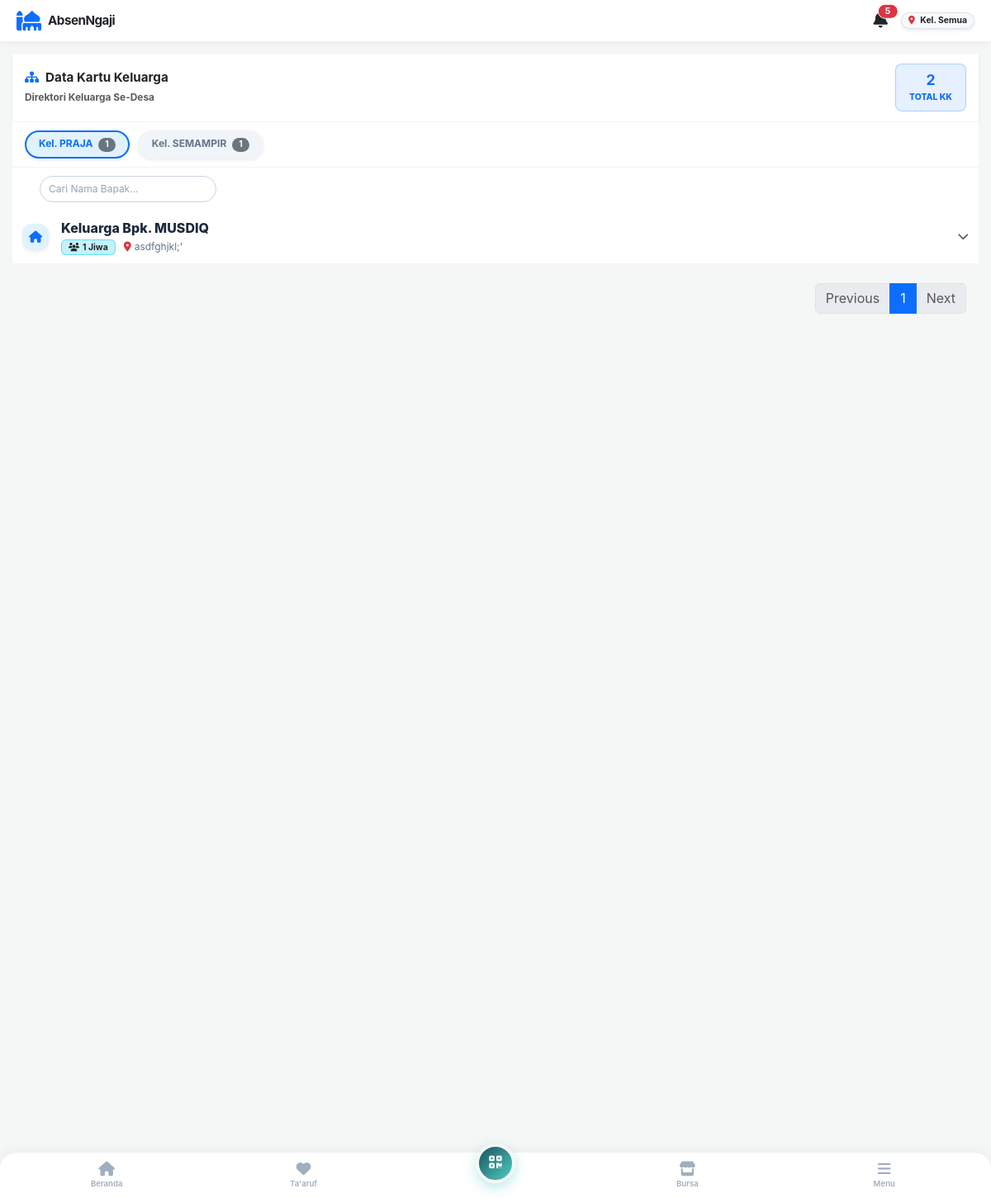
The page /aplikasi_absensi/data_kk.php (signed in) on the database its author committed.
### tables this page shows
CREATE TABLE `biodata_jamaah` (
  `id_biodata` int(11) NOT NULL,
  `id_user` int(11) DEFAULT NULL,
  `jenjang` enum('Umum','Muda/i','Remaja','Pra Remaja','Caberawit') NOT NULL,
  `nama_lengkap` varchar(150) NOT NULL,
  `nama_panggilan` varchar(50) DEFAULT NULL,
  `jenis_kelamin` enum('L','P') DEFAULT NULL,
  `status_pernikahan` enum('Belum Menikah','Menikah','Pernah Menikah') DEFAULT NULL,
  `is_siap_nikah` tinyint(1) DEFAULT 0,
  `target_menikah` varchar(50) DEFAULT NULL,
  `kriteria_idaman` text DEFAULT NULL,
  `id_kepala_keluarga` int(11) DEFAULT NULL,
  `status_keluarga` enum('Kepala Keluarga','Istri','Anak','Lainnya') DEFAULT NULL,
  `no_hp` varchar(20) DEFAULT NULL,
  `alamat_asal` text DEFAULT NULL,
  `foto` varchar(255) DEFAULT NULL,
  `tempat_lahir` varchar(100) DEFAULT NULL,
  `tanggal_lahir` date DEFAULT NULL,
  `alamat_surabaya` text DEFAULT NULL,
  `nama_ortu` varchar(150) DEFAULT NULL,
  `hp_ortu` varchar(20) DEFAULT NULL,
  `status_ortu` enum('Jamaah','Belum') DEFAULT NULL,
  `tempat_sambung_ortu` varchar(150) DEFAULT NULL,
  `darurat_nama` varchar(150) DEFAULT NULL,
  `darurat_hubungan` varchar(50) DEFAULT NULL,
  `darurat_hp` varchar(20) DEFAULT NULL,
  `status_mubaligh` enum('MT','Non MT') DEFAULT NULL,
  `kegiatan_surabaya` enum('Bekerja','Kuliah','Lainnya') DEFAULT NULL,
  `tempat_kerja` varchar(150) DEFAULT NULL,
  `alamat_kerja` text DEFAULT NULL,
  `universitas` varchar(150) DEFAULT NULL,
  `jurusan` varchar(100) DEFAULT NULL,
  `angkatan` varchar(10) DEFAULT NULL,
  `hobi` varchar(255) DEFAULT NULL,
  `created_at` timestamp NOT NULL DEFAULT current_timestamp()
);

CREATE TABLE `users` (
  `id_user` int(11) NOT NULL,
  `username` varchar(50) NOT NULL,
  `password` varchar(255) DEFAULT NULL,
  `nama_lengkap` varchar(100) NOT NULL,
  `jabatan` varchar(50) DEFAULT NULL,
  `level` varchar(50) DEFAULT 'karyawan',
  `created_at` timestamp NOT NULL DEFAULT current_timestamp(),
  `kelompok` enum('Semampir','Keputih','Praja','Semua') DEFAULT 'Semua',
  `tgl_buat_akun` datetime NOT NULL DEFAULT current_timestamp(),
  `tgl_daftar` datetime DEFAULT current_timestamp()
);

### aplikasi_absensi/data_kk.php (the view, shortened to what this page needs)
<?php
include 'koneksi.php';
$level = $_SESSION['level'];
$kelompok = $_SESSION['kelompok'];
$is_pusat = in_array($level, ['superadmin', 'admin_desa', 'keimaman_desa']);
if ($is_pusat || $kelompok == 'Semua' || empty($kelompok)) {
    $filter_wilayah = "1";
} else {
    $filter_wilayah = "u.kelompok = '$kelompok'";
}
$query_kk = mysqli_query($conn, "
    SELECT b.*, u.kelompok
    FROM biodata_jamaah b
    JOIN users u ON b.id_user = u.id_user
    WHERE b.status_keluarga = 'Kepala Keluarga' AND ($filter_wilayah)
    ORDER BY u.kelompok ASC, b.nama_lengkap ASC
");
$data_keluarga = [];
$grouped_data = [];
while($kk = mysqli_fetch_assoc($query_kk)) {
    $id_kk = $kk['id_user'];
    $kel_kk = $kk['kelompok'];
    $kk['anggota'] = [];
    $q_anggota = mysqli_query($conn, "
        SELECT b.*, u.kelompok
        FROM biodata_jamaah b
        JOIN users u ON b.id_user = u.id_user
        WHERE b.id_kepala_keluarga = '$id_kk'
        ORDER BY FIELD(b.status_keluarga, 'Istri', 'Anak', 'Lainnya'), b.nama_lengkap ASC
    ");
    while($ang = mysqli_fetch_assoc($q_anggota)) {
        $kk['anggota'][] = $ang;
    }
    $data_keluarga[] = $kk;
    $grouped_data[$kel_kk][] = $kk;
}
$list_kelompok = empty($grouped_data) ? [] : array_keys($grouped_data);
sort($list_kelompok);
?>
<!DOCTYPE html>
<html lang="id">
<head>
    <link href="https://cdn.jsdelivr.net/npm/bootstrap@5.3.0/dist/css/bootstrap.min.css" rel="stylesheet">
    <link rel="stylesheet" href="https://cdnjs.cloudflare.com/ajax/libs/font-awesome/6.4.0/css/all.min.css">
    <link rel="stylesheet" href="https://cdn.datatables.net/1.13.6/css/dataTables.bootstrap5.min.css">
</head>
<body>
<?php include 'sidebar.php'; ?>
<div class="main-content">
    <div class="header-title shadow-sm">
        <div>
            <h5 class="fw-bold mb-1 text-dark"><i class="fa fa-sitemap text-primary me-2"></i>Data Kartu Keluarga</h5>
            <small class="text-muted fw-bold">Direktori Keluarga <?= $is_pusat ? 'Se-Desa' : 'Kel. '.$kelompok; ?></small>
        </div>
        <div class="bg-primary bg-opacity-10 text-primary px-3 py-2 rounded-3 text-center border border-primary border-opacity-25">
            <h4 class="fw-bold mb-0"><?= count($data_keluarga); ?></h4>
            <span style="font-size: 0.65rem; font-weight: 800;">TOTAL KK</span>
        </div>
    </div>
    <?php if($is_pusat && count($list_kelompok) > 0): ?>
        <div class="nav nav-pills-scroll" id="pills-kelompok" role="tablist">
            <?php $first_k = true; foreach($list_kelompok as $k): ?>
                <button class="nav-link shadow-sm <?= $first_k ? 'active' : ''; ?>" id="pills-<?= md5($k); ?>-tab" data-bs-toggle="pill" data-bs-target="#pills-<?= md5($k); ?>" type="button" role="tab">
                    Kel. <?= strtoupper($k); ?> <span class="badge bg-secondary ms-1 rounded-pill"><?= count($grouped_data[$k]); ?></span>
                </button>
            <?php $first_k = false; endforeach; ?>
        </div>
    <?php endif; ?>
    <div class="tab-content" id="pills-tabContent">
        <?php
        $first_k = true;
        foreach($list_kelompok as $k):
            $data_tabel = $grouped_data[$k];
        ?>
        <div class="tab-pane fade <?= $first_k ? 'show active' : ''; ?>" id="pills-<?= md5($k); ?>" role="tabpanel">
            <table class="table tabel-kk" style="width:100%">
                <tbody>
                    <?php foreach($data_tabel as $kk):
                        $jml_anggota = count($kk['anggota']) + 1;
                    ?>
                    <tr>
                        <td>
                            <div class="kk-card">
                                <div class="kk-header" data-bs-toggle="collapse" data-bs-target="#fam-<?= $kk['id_user']; ?>">
                                    <div class="d-flex align-items-center w-100">
                                        <div class="kk-icon shadow-sm"><i class="fa fa-home"></i></div>
                                        <div class="kk-info">
                                            <div class="kk-name">Keluarga Bpk. <?= strtoupper($kk['nama_lengkap']); ?></div>
                                            <div class="kk-meta">
                                                <span class="badge bg-info text-dark bg-opacity-25 border border-info border-opacity-50"><i class="fa fa-users me-1"></i><?= $jml_anggota; ?> Jiwa</span>
                                                <span class="text-truncate" style="max-width: 150px;"><i class="fa fa-map-marker-alt text-danger me-1"></i><?= !empty($kk['alamat_asal']) ? htmlspecialchars($kk['alamat_asal']) : 'Alamat Kosong'; ?></span>
                                            </div>
                                        </div>
                                    </div>
                                    <div class="text-muted ps-2"><i class="fa fa-chevron-down toggle-icon"></i></div>
                                </div>
                            </div>
                        </td>
                    </tr>
                    <?php endforeach; ?>
                </tbody>
            </table>
        </div>
        <?php $first_k = false; endforeach; ?>
    </div>
</div>
</body>
</html>

### aplikasi_absensi/sidebar.php (shortened to what this page needs)
<?php
$current_page = basename($_SERVER['PHP_SELF']);
$lvl_sidebar = isset($_SESSION['level']) ? $_SESSION['level'] : 'karyawan';
$id_user_sidebar = isset($_SESSION['id_user']) ? $_SESSION['id_user'] : 0;
$q_utama = mysqli_query($conn, "
    SELECT u.level, u.kelompok, b.jenjang, b.status_pernikahan, b.foto, b.tempat_lahir, b.no_hp, b.alamat_surabaya
    FROM users u
    LEFT JOIN biodata_jamaah b ON u.id_user = b.id_user
    WHERE u.id_user = '$id_user_sidebar'
");
$d_utama = mysqli_fetch_assoc($q_utama);
$jml_notif = 0;
if(isset($conn)) {
    $q_notif = mysqli_query($conn, "SELECT COUNT(*) as total FROM notifikasi WHERE id_user = '$id_user_sidebar' AND is_read = 0");
    if($q_notif) {
        $notif_data = mysqli_fetch_assoc($q_notif);
        $jml_notif = $notif_data['total'];
    }
}
$akses_semua_pengurus = ['superadmin', 'admin_desa', 'admin', 'keimaman_desa', 'keimaman', 'ketua_mudai_desa', 'admin_mudai_desa', 'ketua_mudai', 'admin_mudai', 'admin_remaja', 'admin_praremaja', 'admin_caberawit'];
?>
<link rel="stylesheet" href="style_mobile.css">
<div class="app-topbar">
    <div class="d-flex align-items-center">
        <i class="fa fa-mosque fs-4 text-primary me-2"></i>
        <h5 class="fw-bold text-dark mb-0" style="letter-spacing: -0.5px;">AbsenNgaji</h5>
    </div>
    <div class="d-flex align-items-center gap-3">
        <a href="notifikasi.php" class="text-dark text-decoration-none position-relative">
            <i class="fa fa-bell fs-5"></i>
            <?php if($jml_notif > 0): ?>
                <span class="position-absolute top-0 start-100 translate-middle badge rounded-pill bg-danger border border-white" style="font-size: 0.6rem; padding: 3px 5px;">
                    <?= $jml_notif; ?>
                </span>
            <?php endif; ?>
        </a>
        <span class="badge bg-light text-dark border shadow-sm px-3 py-2 rounded-pill">
            <i class="fa fa-map-marker-alt text-danger me-1"></i> Kel. <?= $d_utama['kelompok']; ?>
        </span>
    </div>
</div>
<div class="app-bottom-nav">
    <a href="dashboard.php" class="nav-item <?= ($current_page == 'dashboard.php') ? 'active' : ''; ?>">
        <i class="fa fa-home"></i><span>Beranda</span>
    </a>
    <a href="bursa_taaruf.php" class="nav-item <?= ($current_page == 'bursa_taaruf.php' || $current_page == 'pantau_taaruf.php') ? 'active text-danger' : ''; ?>">
        <i class="fa fa-heart"></i><span>Ta'aruf</span>
    </a>
    <?php if(in_array($lvl_sidebar, $akses_semua_pengurus)): ?>
        <a href="scan.php" class="nav-item nav-fab"><i class="fa fa-qrcode"></i></a>
    <?php else: ?>
        <a href="isi_biodata.php" class="nav-item nav-fab <?= ($current_page == 'isi_biodata.php') ? 'shadow-lg' : ''; ?>">
            <i class="fa fa-user"></i>
        </a>
    <?php endif; ?>
    <a href="bursa_usaha.php" class="nav-item <?= ($current_page == 'bursa_usaha.php') ? 'active' : ''; ?>">
        <i class="fa fa-store"></i><span>Bursa</span>
    </a>
    <a href="#offcanvasMenu" data-bs-toggle="offcanvas" class="nav-item">
        <i class="fa fa-bars"></i><span>Menu</span>
    </a>
</div>

### aplikasi_absensi/style_mobile.css (style rules this page uses)
body { font-size: 0.85rem !important; line-height: 1.4 !important; }
.app-bottom-nav { height: 55px !important; }
.nav-item i { font-size: 1.1rem !important; margin-bottom: 2px !important; }
.nav-item span { font-size: 0.6rem !important; }
.nav-fab { width: 48px !important; height: 48px !important; font-size: 1.2rem !important; transform: translateY(-15px) !important; }
h4, .h4 { font-size: 1.1rem !important; }
h5, .h5 { font-size: 0.95rem !important; }
.app-topbar { height: 50px !important; }
body { padding-top: 50px !important; padding-bottom: 65px !important; }
.header-title, .header-taaruf { padding: 12px 15px !important; }
.jamaah-item, .list-item-card, .kk-header, .rapor-item, .menu-list-item { padding: 10px 12px !important; }
.kk-icon, .menu-icon { width: 32px !important; height: 32px !important; font-size: 0.9rem !important; }
.badge { padding: 3px 8px !important; font-size: 0.65rem !important; }
.nav-pills-scroll .nav-link { padding: 6px 15px !important; font-size: 0.75rem !important; }

### aplikasi_absensi/data_kk.php (style rules this page uses)
body { background: #f8fafc; font-family: 'Inter', sans-serif; }
.main-content { padding: 0 !important; padding-bottom: 90px !important; }
.header-title { background: #fff; padding: 20px; display: flex; justify-content: space-between; align-items: center; border-bottom: 1px solid #f1f5f9; }
.nav-pills-scroll { display: flex; flex-wrap: nowrap; overflow-x: auto; padding: 10px 15px; scroll-behavior: smooth; -webkit-overflow-scrolling: touch; border-bottom: 1px solid #f1f5f9; background: #fff; }
.nav-pills-scroll .nav-link { white-space: nowrap; border-radius: 20px; padding: 8px 20px; font-weight: 700; color: #64748b; background: #f1f5f9; margin-right: 10px; border: 2px solid transparent; transition: 0.3s; }
.nav-pills-scroll .nav-link.active { background: #e0f2fe; color: #0d6efd; border-color: #0d6efd; }
table.dataTable tbody td { padding: 0 !important; border: none !important; }
table.dataTable { border-collapse: collapse !important; border: none !important; margin-top: 0 !important; }
.kk-card { background: #fff; border-bottom: 1px solid #f1f5f9; transition: background 0.2s; }
.kk-header { padding: 15px 20px; cursor: pointer; display: flex; align-items: center; justify-content: space-between; }
.kk-icon { width: 45px; height: 45px; border-radius: 12px; background: #e0f2fe; color: #0d6efd; display: flex; justify-content: center; align-items: center; font-size: 1.2rem; margin-right: 15px; }
.kk-info { flex-grow: 1; }
.kk-name { font-weight: 800; color: #1e293b; font-size: 1rem; margin-bottom: 3px; }
.kk-meta { font-size: 0.75rem; color: #64748b; display: flex; gap: 10px; align-items: center; }

### aplikasi_absensi/sidebar.php (style rules this page uses)
body { background: #f4f7f6; font-family: 'Inter', sans-serif; padding-top: 60px; padding-bottom: 80px; -webkit-tap-highlight-color: transparent; }
.main-content { margin-left: 0 !important; padding: 15px !important; }
.app-topbar { background: #fff; height: 60px; position: fixed; top: 0; left: 0; right: 0; z-index: 1030; display: flex; align-items: center; justify-content: space-between; padding: 0 20px; box-shadow: 0 2px 10px rgba(0,0,0,0.05); }
.app-bottom-nav { background: #fff; height: 65px; position: fixed; bottom: 0; left: 0; right: 0; z-index: 1030; display: flex; justify-content: space-around; align-items: center; box-shadow: 0 -2px 15px rgba(0,0,0,0.05); border-top-left-radius: 20px; border-top-right-radius: 20px; padding: 0 10px; }
.nav-item { display: flex; flex-direction: column; align-items: center; justify-content: center; text-decoration: none; color: #a0aec0; width: 60px; transition: 0.3s; }
.nav-item i { font-size: 1.3rem; margin-bottom: 3px; }
.nav-item span { font-size: 0.65rem; font-weight: 600; }
.nav-fab { background: linear-gradient(135deg, #1a535c, #4ecdc4); width: 55px; height: 55px; border-radius: 50%; display: flex; align-items: center; justify-content: center; color: white !important; font-size: 1.5rem; box-shadow: 0 5px 15px rgba(78, 205, 196, 0.4); transform: translateY(-20px); border: 4px solid #f4f7f6; }

### rows shown on the page
biodata_jamaah: id_user.kelompok "Semua"
biodata_jamaah: nama_lengkap "MUSDIQ", jml_anggota "1", alamat_asal "asdfghjkl;'"

### other values the page prints
$jml_notif "5"
count($data_keluarga) "2"
$k "PRAJA"
count($grouped_data[$k]) "1"
$k "SEMAMPIR"
